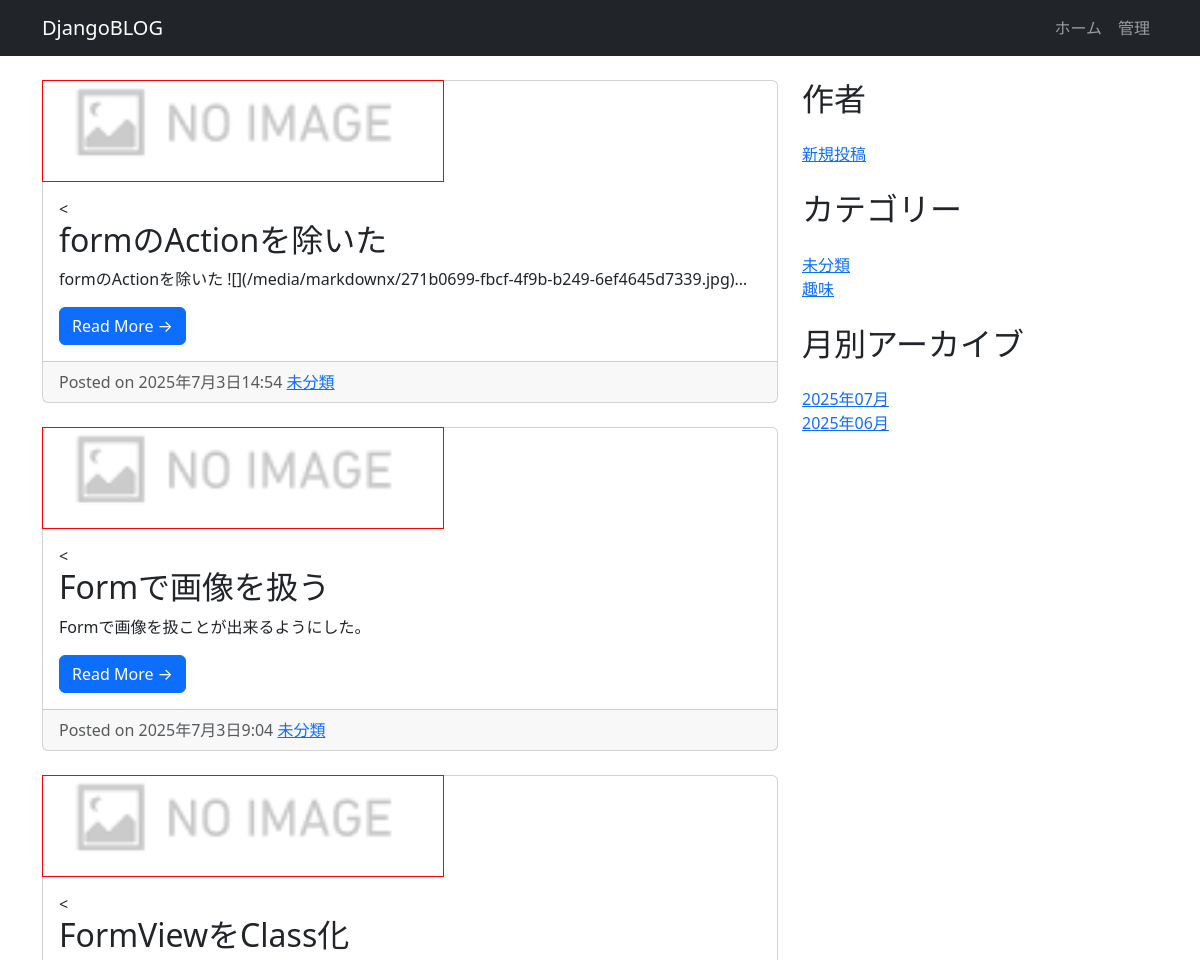
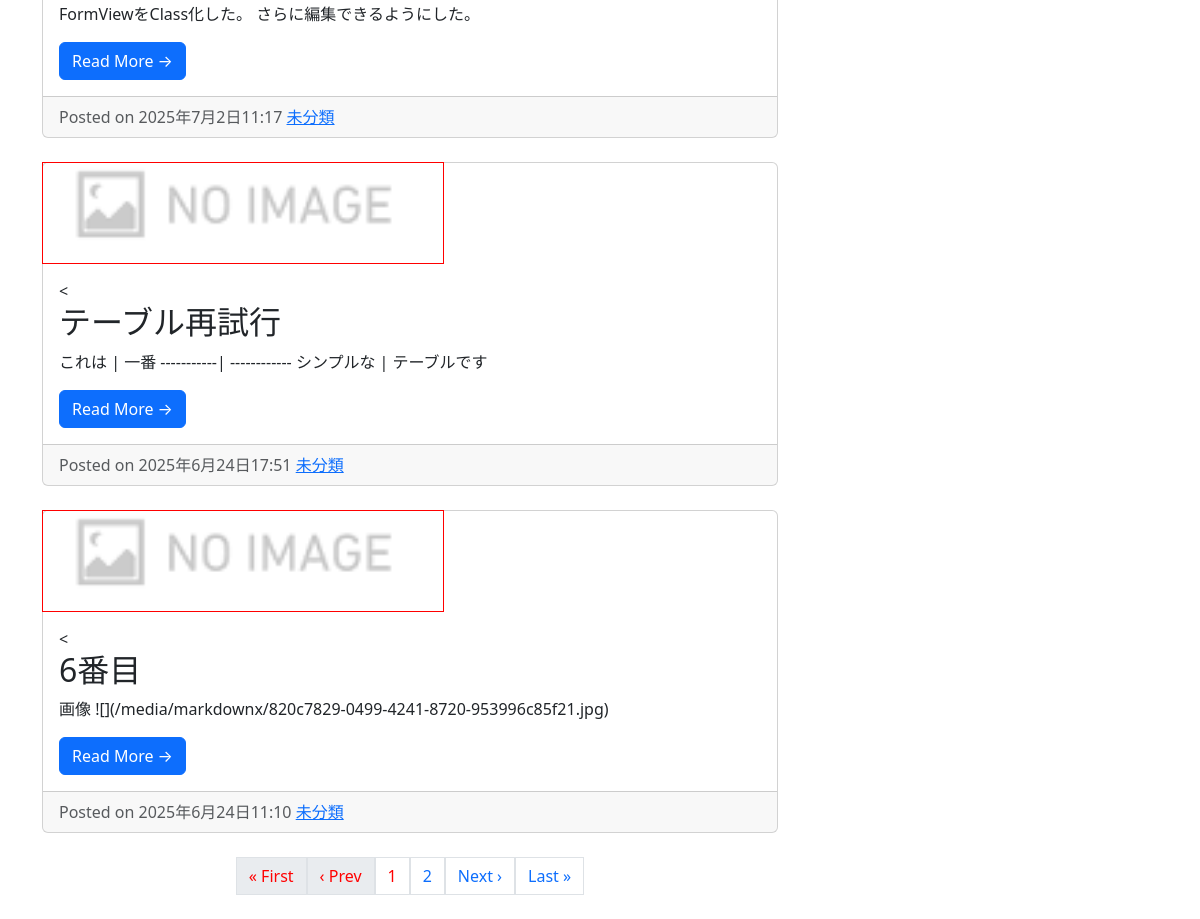
The page / on the database its author committed (2 pictures, top to bottom).
### app/models.py (models this page shows, shortened)
class Post(models.Model):
    title = models.CharField(max_length=255)
    content = MarkdownxField()
    created_at = models.DateTimeField(auto_now_add=True)
    updated_at = models.DateTimeField(auto_now=True)
    thumbnail = models.ImageField(upload_to='images/', null=True, blank=True) #追加
    categories = models.ForeignKey(Category, on_delete=models.SET_DEFAULT, related_name='posts', default=1)

class Category(models.Model):
    name = models.CharField(max_length=255)
    slug = models.SlugField(unique=True, max_length=255, null=True, blank=True)
    description = models.TextField(null=True, blank=True)
    created_at = models.DateTimeField(auto_now_add=True)
    updated_at = models.DateTimeField(auto_now=True)
    def __str__(self):
        return self.name
    def get_absolute_url(self):
        if self.slug:
            return reverse('post_list_by_category', args=[self.slug])
        else:
            return reverse('post_list_by_category', args=['undefined'])

### app/views.py (the view)
# urls.py: path('', PostListView.as_view(), name='post_list'),
class PostListView(ListView):
    model = Post
    ordering = '-id'
    context_object_name = 'posts'   # HTMLに渡す
    paginate_by = 5   #追加
    def get_context_data(self, **kwargs):
        context = super().get_context_data(**kwargs)
        context.update(get_common_data())
        return context

### app/views.py (called while the page is built)
def get_common_data():
    category_list = Category.objects.all()
    post_month_list = Post.objects.dates('created_at', 'month', order='DESC')
    return {'category_list': category_list, 'post_month_list': post_month_list}

### app/templates/app/post_list.html
{% extends 'blog_base.html' %}
{% block content %}
    {% for post in posts %}
      <div class="card mb-4">
        <div class="overflow-hidden outline" style="width:400px; height:100px;">
        {% if post.thumbnail %}
            <img class="card-img-top" src="{{ post.thumbnail.url }}" alt="{{ post.title }}">
        {% else %}
            <img class="card-img-top" src="/media/images/noImage.png" alt="">
        {% endif %}
        </div>
        <div class="card-body">
            <<h2 class="card-title">{{ post.title }}</h2>
            <p class="card-text">{{ post.content|truncatechars:80 | safe }}</p>
            <a href="{% url 'post_detail' pk=post.id %}" class="btn btn-primary">Read More &rarr;</a>
        </div>
        <div class="card-footer text-muted">
            Posted on {{ post.created_at }}
            <a href="{{ post.categories.get_absolute_url }}">{{ post.categories.name }}</a>
        </div>
      </div>
    {% endfor %}
        <div class="pagination justify-content-center">
          {% if page_obj.has_previous %}
            <a class="page-link" href="?page=1">&laquo; First</a>
            <a class="page-link" href="?page={{ page_obj.previous_page_number }}">&lsaquo; Prev</a>
          {% else %}
            <span class="page-link disabled">&laquo; First</span>
            <span class="page-link disabled">&lsaquo; Prev</span>
          {% endif %}
          {% for num in page_obj.paginator.page_range %}
            {% if page_obj.number == num %}
              <span class="page-link current-page">{{ num }}</span>
            {% elif num > page_obj.number|add:'-3' and num < page_obj.number|add:'3' %}
              <a class="page-link" href="?page={{ num }}">{{ num }}</a>
            {% endif %}
          {% endfor %}
          {% if page_obj.has_next %}
            <a class="page-link" href="?page={{ page_obj.next_page_number }}">Next &rsaquo;</a>
            <a class="page-link" href="?page={{ page_obj.paginator.num_pages }}">Last &raquo;</a>
          {% else %}
            <span class="page-link disabled">Next &rsaquo;</span>
            <span class="page-link disabled">Last &raquo;</span>
          {% endif %}
        </div>
{% endblock %}

### app/templates/blog_base.html (shortened to what this page needs)
{% load static %}
<!DOCTYPE html>
<html>
<head>
  <link href="https://cdn.jsdelivr.net/npm/bootstrap@5.3.0/dist/css/bootstrap.min.css" rel="stylesheet">
  <link rel="stylesheet" href="{% static 'css/blog.css' %}">
</head>
<body>
  <nav class="navbar navbar-expand-lg navbar-dark bg-dark">
    <div class="container">
    <a class="navbar-brand" href="{% url 'post_list' %}">DjangoBLOG</a>
    <ul class="navbar-nav">
      <li class="nav-item"><a class="nav-link" href="/">ホーム</a></li>
                    <li class="nav-item">
                        <a class="nav-link" href="/admin">管理</a>
                    </li>
    </ul>
    </div>
  </nav>
  <main class="container mb-4">
    <div class="row">
      <div class="col-md-8 mt-4">
        {% block content %}
        {% endblock %}
      </div>
      <div class="col-md-4 mt-4">
        <h2 class="mb-4">作者</h2>
        <ul class="list-unstyled mb-4">
            <li><a href="{% url 'add_form' %}">新規投稿</a></li>
        </ul>
        <h2 class="mb-4">カテゴリー</h2>
        <ul class="list-unstyled mb-4">
            {% for category_name in category_list %}
                <li><a href="{% url 'post_list_by_category' slug=category_name.slug %}">{{ category_name }}</a></li>
            {% endfor %}
        </ul>
        <h2 class="mb-4">月別アーカイブ</h2>
        <ul class="list-unstyled mb-0">
            {% for post_month in post_month_list %}
                <li><a href="{% url 'post_list_by_month' year=post_month.year month=post_month.month %}">
                        {{ post_month|date:"Y年m月" }}
                    </a></li>
            {% endfor %}
        </ul>
      </div>
    </div>
  </main>
</body>
</html>

### app/static/css/blog.css (style rules this page uses)
.pagination .disabled,.pagination .current-page { color: #f00; }
.outline { outline: 1px solid red; }

### rows shown on the page
Post: title "formのActionを除いた", content "formのActionを除いた ![](/media/markdownx/271b0699-fbcf-4f9b-b249-6ef4645d7339.jpg)…", created_at "2025年7月3日14:54", categories.name "未分類"
Post: title "Formで画像を扱う", content "Formで画像を扱ことが出来るようにした。", created_at "2025年7月3日9:04", categories.name "未分類"
Post: title "FormViewをClass化", content "FormViewをClass化した。 さらに編集できるようにした。", created_at "2025年7月2日11:17", categories.name "未分類"
Post: title "テーブル再試行", content "これは | 一番 -----------| ------------ シンプルな | テーブルです", created_at "2025年6月24日17:51", categories.name "未分類"
Post: title "6番目", content "画像 ![](/media/markdownx/820c7829-0499-4241-8720-953996c85f21.jpg)", created_at "2025年6月24日11:10", categories.name "未分類"
Category: name "未分類"
Category: name "趣味"

### other values the page prints
{{ num }} "1"
{{ num }} "2"
{{ post_month|date:"Y年m月" }} "2025年07月" "2025年06月"
